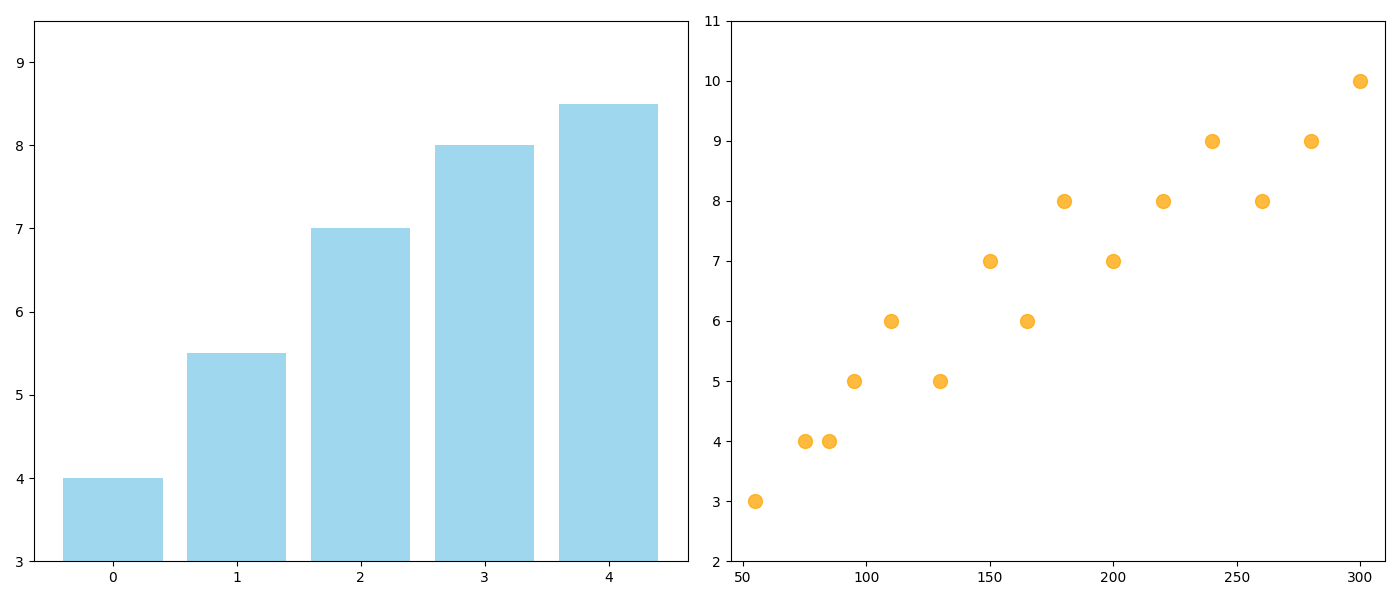

The Python source for this figure:
import matplotlib.pyplot as plt
import numpy as np

vitamin_intake = np.array([55, 75, 85, 95, 110, 130, 150, 165, 180, 200, 220, 240, 260, 280, 300])
energy_levels = np.array([3, 4, 4, 5, 6, 5, 7, 6, 8, 7, 8, 9, 8, 9, 10])

bins = [50, 100, 150, 200, 250, 300]
bin_indices = np.digitize(vitamin_intake, bins)
average_energy_levels = [np.mean(energy_levels[bin_indices == i]) for i in range(1, len(bins))]

sorted_indices = np.argsort(average_energy_levels)
sorted_average_energy_levels = np.array(average_energy_levels)[sorted_indices]

fig, axes = plt.subplots(1, 2, figsize=(14, 6))

# Plot the sorted bar chart without text
axes[0].bar(sorted_indices, sorted_average_energy_levels, color='skyblue', alpha=0.8)
axes[0].set_ylim(min(average_energy_levels) - 1, max(average_energy_levels) + 1)

# Plot the scatter plot without text
axes[1].scatter(vitamin_intake, energy_levels, color='orange', s=100, alpha=0.75)
axes[1].set_xlim(min(vitamin_intake) - 10, max(vitamin_intake) + 10)
axes[1].set_ylim(min(energy_levels) - 1, max(energy_levels) + 1)

plt.tight_layout()
plt.show()
